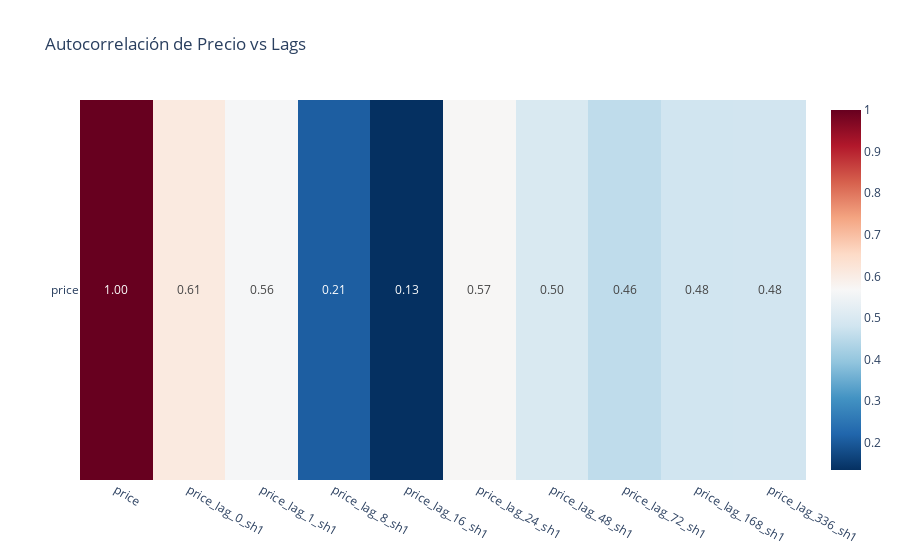

Notebook code cell kept with this figure:
### Markdown cell above
## Autocorrelation of shifts and lags

### Code cell
lag_cols = [col for col in all_data.columns if ('price_lag' in col or 'price' == col)]

lag_corr = all_data[lag_cols].corr()

fig = px.imshow(
    lag_corr.loc[['price']],
    text_auto=".2f",
    aspect="auto",
    title="Autocorrelación de Precio vs Lags",
    color_continuous_scale="RdBu_r"
)
fig.show()

### Figure 1 — Plotly figure (JSON) as saved in the notebook; plotly's stock layout.template omitted (floating-point values rounded to 4 significant figures)
{"data": [{"coloraxis": "coloraxis", "hovertemplate": "x: %{x}<br>y: %{y}<br>color: %{z}<extra></extra>", "name": "0", "texttemplate": "%{z:.2f}", "type": "heatmap", "x": ["price", "price_lag_0_sh1", "price_lag_1_sh1", "price_lag_8_sh1", "price_lag_16_sh1", "price_lag_24_sh1", "price_lag_48_sh1", "price_lag_72_sh1", "price_lag_168_sh1", "price_lag_336_sh1"], "xaxis": "x", "y": ["price"], "yaxis": "y", "z": [[1.0, 0.6077, 0.562, 0.2081, 0.1343, 0.5702, 0.498, 0.4561, 0.4802, 0.4828]]}], "layout": {"coloraxis": {"colorscale": [[0, "rgb(5,48,97)"], [0.1, "rgb(33,102,172)"], [0.2, "rgb(67,147,195)"], [0.3, "rgb(146,197,222)"], [0.4, "rgb(209,229,240)"], [0.5, "rgb(247,247,247)"], [0.6, "rgb(253,219,199)"], [0.7, "rgb(244,165,130)"], [0.8, "rgb(214,96,77)"], [0.9, "rgb(178,24,43)"], [1, "rgb(103,0,31)"]]}, "title": {"text": "Autocorrelación de Precio vs Lags"}, "xaxis": {"anchor": "y", "domain": [0, 1]}, "yaxis": {"anchor": "x", "autorange": "reversed", "domain": [0, 1]}}}
